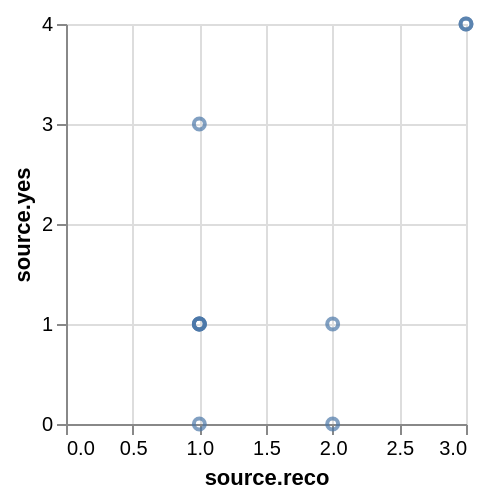

The Vega-Lite source for this figure:
### Vega specification from a JSON file in a GitHub repository (floating-point values rounded to 4 significant figures)
{"$schema": "https://vega.github.io/schema/vega/v5.json", "autosize": "pad", "padding": 5, "width": 200, "height": 200, "style": "cell", "data": [{"name": "source_0", "values": {"hits": {"hits": [{"source": {"reco": 2, "yes": 1}}, {"source": {"reco": 3, "yes": 4}}, {"source": {"reco": 2, "yes": 0}}, {"source": {"reco": 1, "yes": 3}}, {"source": {"reco": 3, "yes": 4}}, {"source": {"reco": 1, "yes": 1}}, {"source": {"reco": 1, "yes": 1}}, {"source": {"reco": 1, "yes": 1}}, {"source": {"reco": 1, "yes": 0}}, {"source": {"reco": 1, "yes": 1}}]}}, "format": {"property": "hits.hits"}}, {"name": "data_0", "source": "source_0", "transform": [{"type": "formula", "expr": "datum[\"source\"] && datum[\"source\"][\"reco\"]", "as": "source.reco"}, {"type": "formula", "expr": "datum[\"source\"] && datum[\"source\"][\"yes\"]", "as": "source.yes"}, {"type": "filter", "expr": "datum[\"source.reco\"] !== null && !isNaN(datum[\"source.reco\"]) && datum[\"source.yes\"] !== null && !isNaN(datum[\"source.yes\"])"}]}], "marks": [{"name": "marks", "type": "symbol", "style": ["point"], "from": {"data": "data_0"}, "encode": {"update": {"opacity": {"value": 0.7}, "fill": {"value": "transparent"}, "stroke": {"value": "#4c78a8"}, "x": {"scale": "x", "field": "source\\.reco"}, "y": {"scale": "y", "field": "source\\.yes"}}}}], "scales": [{"name": "x", "type": "linear", "domain": {"data": "data_0", "field": "source\\.reco"}, "range": [0, {"signal": "width"}], "nice": true, "zero": true}, {"name": "y", "type": "linear", "domain": {"data": "data_0", "field": "source\\.yes"}, "range": [{"signal": "height"}, 0], "nice": true, "zero": true}], "axes": [{"scale": "x", "orient": "bottom", "gridScale": "y", "grid": true, "tickCount": {"signal": "ceil(width/40)"}, "domain": false, "labels": false, "maxExtent": 0, "minExtent": 0, "ticks": false, "zindex": 0}, {"scale": "y", "orient": "left", "gridScale": "x", "grid": true, "tickCount": {"signal": "ceil(height/40)"}, "domain": false, "labels": false, "maxExtent": 0, "minExtent": 0, "ticks": false, "zindex": 0}, {"scale": "x", "orient": "bottom", "grid": false, "title": "source.reco", "labelFlush": true, "labelOverlap": true, "tickCount": {"signal": "ceil(width/40)"}, "zindex": 0}, {"scale": "y", "orient": "left", "grid": false, "title": "source.yes", "labelOverlap": true, "tickCount": {"signal": "ceil(height/40)"}, "zindex": 0}]}
